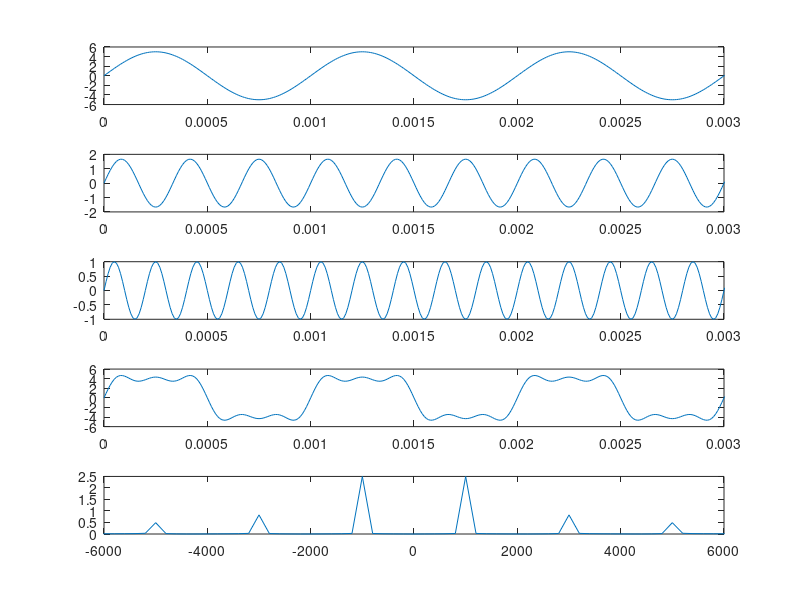
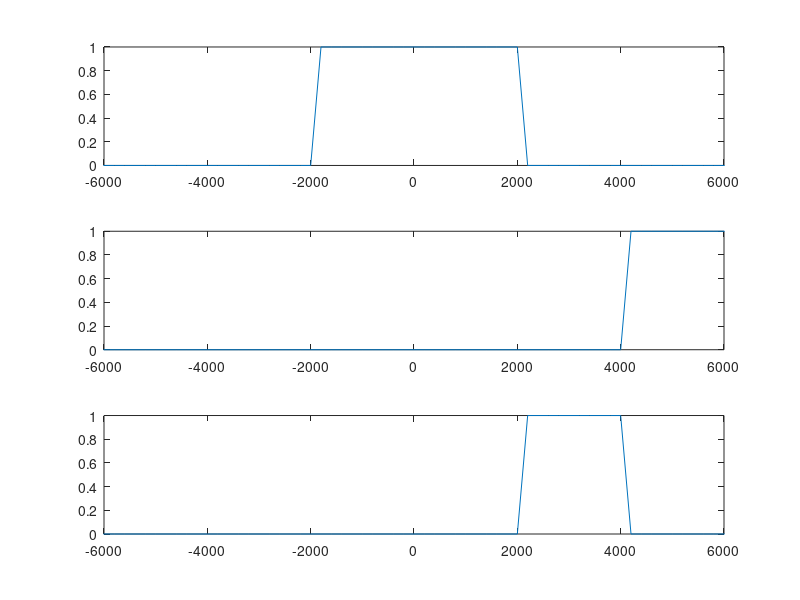
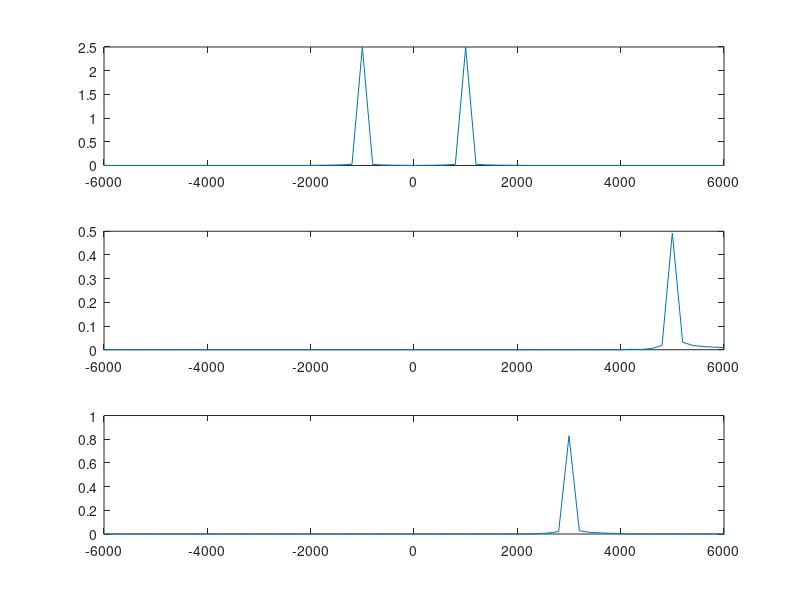
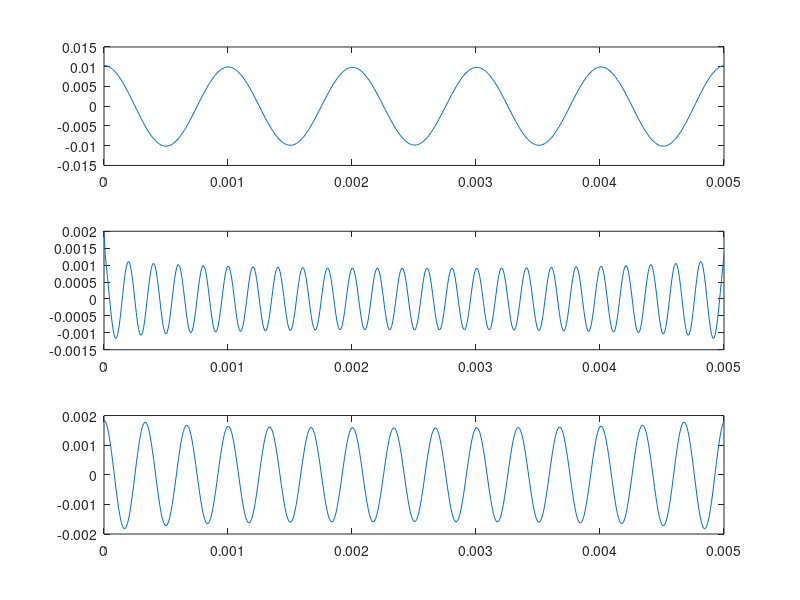

Reproduce these figures in MATLAB, in order.
clear all;
clc;
close all;

fa = 100e3;
f1 = 1e3;
f2 = 3*f1;
f3 = 5*f1;
t = [0:1/fa:5*(1/1e3)];
f = [-fa/2:200:fa/2];

% 1. Gerar um sinal s(t) composto pela somatória de 3 senos com amplitudes
% de 5V, 5/3V e 1V e frequências de 1, 3 e 5 kHz, respectivamente.
x1_t = 5*sin(2*pi*t*f1);
x2_t = 5/3*sin(2*pi*t*f2);
x3_t = sin(2*pi*t*f3);
s_t = x1_t + x2_t + x3_t;

% 2. Plotar em uma figura os três cossenos e o sinal 's ' no domínio do tempo e
% da frequência
S_f = fft(s_t)/length(s_t);
S_f_shift = fftshift(S_f);

figure(1)
subplot(511)
plot(t, x1_t)
xlim([0 3/f1])

subplot(512)
plot(t, x2_t)
xlim([0 3/f1])

subplot(513)
plot(t, x3_t)
xlim([0 3/f1])

subplot(514)
plot(t, s_t)
xlim([0 3/f1])

subplot(515)
plot(f, abs(S_f_shift))
xlim([-6e3 6e3])

% 3. Gerar 3 filtros ideais:
% • Passa baixa (frequência de corte em 2kHz)
% • Passa alta (banda de passagem acima de 4kHz)
% • Passa faixa (banda de passagem entre 2 e 4kHz)
filtro_pb = [zeros(1, 241) ones(1, 20) zeros(1, 240)];
filtro_pa = [zeros(1, 271) ones(1, 230)];
filtro_pf = [zeros(1, 261) ones(1, 10) zeros(1, 230)];


% 4. Plotar em uma figura a resposta em frequência dos 3 filtros
figure(2)
subplot(311)
plot(f, filtro_pb)
xlim([-6e3 6e3])
subplot(312)
plot(f, filtro_pa)
xlim([-6e3 6e3])
subplot(313)
plot(f, filtro_pf)
xlim([-6e3 6e3])

% 5. Passar o sinal s(t) através dos 3 filtros e plotar as saídas, no domínio do
% tempo e da frequência, para os 3 casos
y_pb_f = abs(S_f_shift).*filtro_pb;
y_pa_f = abs(S_f_shift).*filtro_pa;
y_pf_f = abs(S_f_shift).*filtro_pf;

figure(3)
subplot(311)
plot(f, y_pb_f)
xlim([-6e3 6e3])
subplot(312)
plot(f, y_pa_f)
xlim([-6e3 6e3])
subplot(313)
plot(f, y_pf_f)
xlim([-6e3 6e3])

y_pb_t = ifft(ifftshift(y_pb_f));
y_pa_t = ifft(ifftshift(y_pa_f));
y_pf_t = ifft(ifftshift(y_pf_f));
figure(4)
subplot(311)
plot(t, y_pb_t)
subplot(312)
plot(t, y_pa_t)
subplot(313)
plot(t, y_pf_t)
